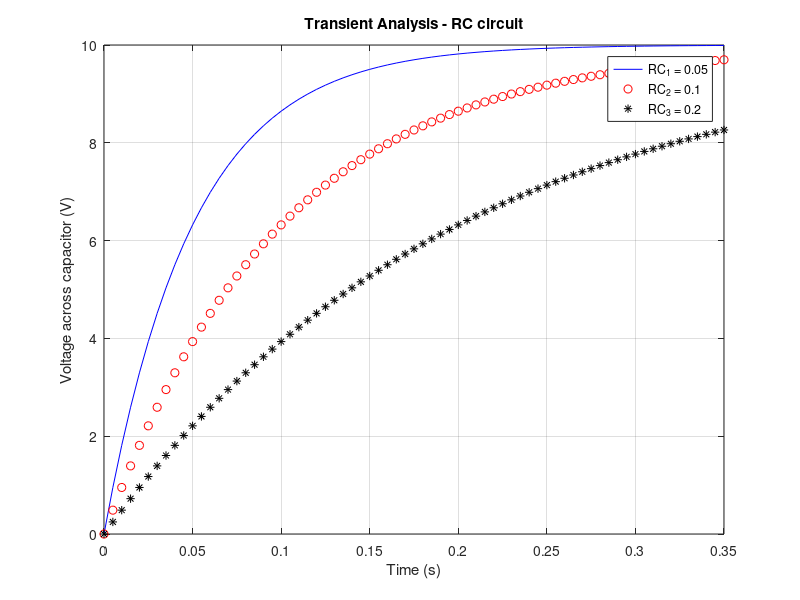

The MATLAB script that drew this image:
% Define the voltage source
Vs = 10;
% Define the capacitor in the circuit
C = 10e-6;
% Define the time lapse that we're going to explore
t = 0 : 0.005 : 0.35;
 

% Define the resistors in each time constant and
% calculate the voltage across the capacitor
R1 = 5e3;
tau1 = R1*C;
V1 = Vs * ( 1 - exp(-t/tau1) );
 

R2 = 10e3;
tau2 = R2*C;
V2 = Vs * ( 1 - exp(-t/tau2) );
 

R3 = 20e3;
tau3 = R3*C;
V3 = Vs * ( 1 - exp(-t/tau3) );
 

% Plot the responses, all at once
plot(t, V1, 'b-', t, V2, 'ro', t, V3, 'k*')
grid on
title('Transient Analysis - RC circuit')
xlabel('Time (s)')
ylabel('Voltage across capacitor (V)')
legend(['RC_1 = ' num2str(tau1)],...
       ['RC_2 = ' num2str(tau2)],...
       ['RC_3 = ' num2str(tau3)], 'location', 'best')